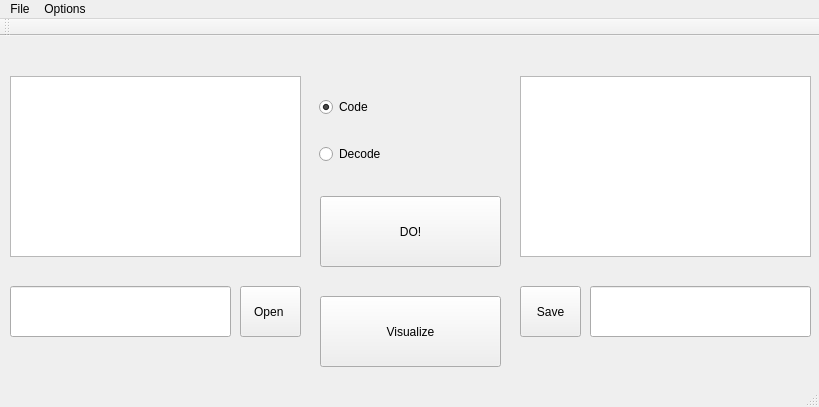
<?xml version="1.0" encoding="UTF-8"?>
<ui version="4.0">
 <class>MainWindow</class>
 <widget class="QMainWindow" name="MainWindow">
  <property name="geometry">
   <rect>
    <x>0</x>
    <y>0</y>
    <width>819</width>
    <height>407</height>
   </rect>
  </property>
  <property name="windowTitle">
   <string>MainWindow</string>
  </property>
  <widget class="QWidget" name="centralwidget">
   <widget class="QPlainTextEdit" name="output">
    <property name="geometry">
     <rect>
      <x>520</x>
      <y>40</y>
      <width>291</width>
      <height>181</height>
     </rect>
    </property>
    <property name="readOnly">
     <bool>true</bool>
    </property>
   </widget>
   <widget class="QPushButton" name="DO">
    <property name="geometry">
     <rect>
      <x>320</x>
      <y>160</y>
      <width>181</width>
      <height>71</height>
     </rect>
    </property>
    <property name="text">
     <string>DO!</string>
    </property>
   </widget>
   <widget class="QWidget" name="verticalLayoutWidget">
    <property name="geometry">
     <rect>
      <x>319</x>
      <y>40</y>
      <width>181</width>
      <height>111</height>
     </rect>
    </property>
    <layout class="QVBoxLayout" name="verticalLayout">
     <item>
      <widget class="QRadioButton" name="code">
       <property name="text">
        <string>Code</string>
       </property>
       <property name="iconSize">
        <size>
         <width>24</width>
         <height>24</height>
        </size>
       </property>
       <property name="checked">
        <bool>true</bool>
       </property>
      </widget>
     </item>
     <item>
      <widget class="QRadioButton" name="decode">
       <property name="text">
        <string>Decode</string>
       </property>
       <property name="iconSize">
        <size>
         <width>24</width>
         <height>24</height>
        </size>
       </property>
      </widget>
     </item>
    </layout>
   </widget>
   <widget class="QPlainTextEdit" name="input">
    <property name="geometry">
     <rect>
      <x>10</x>
      <y>40</y>
      <width>291</width>
      <height>181</height>
     </rect>
    </property>
   </widget>
   <widget class="QPushButton" name="Visualize">
    <property name="geometry">
     <rect>
      <x>320</x>
      <y>260</y>
      <width>181</width>
      <height>71</height>
     </rect>
    </property>
    <property name="text">
     <string>Visualize</string>
    </property>
   </widget>
   <widget class="QLineEdit" name="lineEdit">
    <property name="geometry">
     <rect>
      <x>10</x>
      <y>250</y>
      <width>221</width>
      <height>51</height>
     </rect>
    </property>
   </widget>
   <widget class="QLineEdit" name="lineEdit_2">
    <property name="geometry">
     <rect>
      <x>590</x>
      <y>250</y>
      <width>221</width>
      <height>51</height>
     </rect>
    </property>
   </widget>
   <widget class="QPushButton" name="Open_file">
    <property name="geometry">
     <rect>
      <x>240</x>
      <y>250</y>
      <width>61</width>
      <height>51</height>
     </rect>
    </property>
    <property name="text">
     <string>Open </string>
    </property>
   </widget>
   <widget class="QPushButton" name="Save_file">
    <property name="geometry">
     <rect>
      <x>520</x>
      <y>250</y>
      <width>61</width>
      <height>51</height>
     </rect>
    </property>
    <property name="text">
     <string>Save</string>
    </property>
   </widget>
  </widget>
  <widget class="QMenuBar" name="menubar">
   <property name="geometry">
    <rect>
     <x>0</x>
     <y>0</y>
     <width>819</width>
     <height>22</height>
    </rect>
   </property>
   <widget class="QMenu" name="menuFile">
    <property name="title">
     <string>File</string>
    </property>
    <addaction name="actionOpen"/>
    <addaction name="actionSave"/>
    <addaction name="actionExit"/>
   </widget>
   <widget class="QMenu" name="menuOptions">
    <property name="title">
     <string>Options</string>
    </property>
    <addaction name="actionAbout"/>
   </widget>
   <addaction name="menuFile"/>
   <addaction name="menuOptions"/>
  </widget>
  <widget class="QStatusBar" name="statusbar"/>
  <widget class="QToolBar" name="toolBar">
   <property name="windowTitle">
    <string>toolBar</string>
   </property>
   <attribute name="toolBarArea">
    <enum>TopToolBarArea</enum>
   </attribute>
   <attribute name="toolBarBreak">
    <bool>false</bool>
   </attribute>
  </widget>
  <action name="actionOpen">
   <property name="text">
    <string>Open</string>
   </property>
  </action>
  <action name="actionExit">
   <property name="text">
    <string>Exit</string>
   </property>
  </action>
  <action name="actionSave">
   <property name="text">
    <string>Save</string>
   </property>
  </action>
  <action name="actionAbout">
   <property name="text">
    <string>About</string>
   </property>
  </action>
 </widget>
 <resources/>
 <connections/>
</ui>
